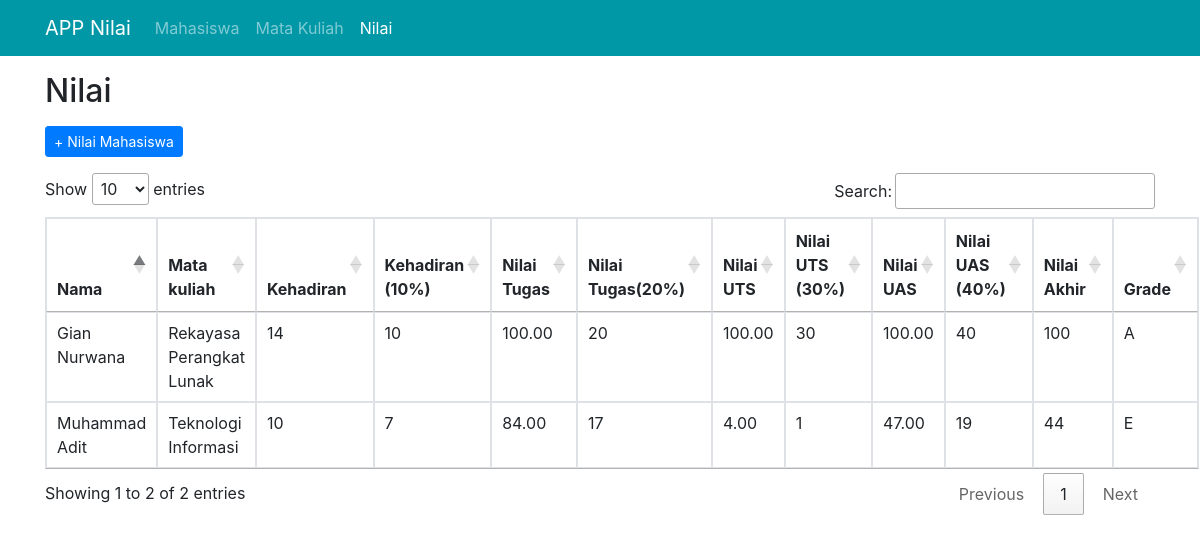
Screenshot of /index.php/nilai with the database file from the repository.
### tables this page shows
CREATE TABLE `nilai_mahasiswa` (
  `id` int NOT NULL,
  `id_mahasiswa` int DEFAULT NULL,
  `id_mata_kuliah` int DEFAULT NULL,
  `kehadiran` int DEFAULT NULL,
  `nilai_tugas` decimal(10,2) DEFAULT NULL,
  `nilai_uts` decimal(10,2) DEFAULT NULL,
  `nilai_uas` decimal(10,2) DEFAULT NULL,
  `nilai_akhir` decimal(10,2) DEFAULT NULL,
  `grade` varchar(2) DEFAULT NULL
);

CREATE TABLE `mahasiswa` (
  `id` int NOT NULL,
  `nama` varchar(100) NOT NULL,
  `nim` varchar(20) NOT NULL,
  `jurusan` varchar(50) NOT NULL,
  `no_hp` varchar(20) NOT NULL
);

CREATE TABLE `mata_kuliah` (
  `id` int NOT NULL,
  `kode` varchar(50) NOT NULL,
  `nama` varchar(50) NOT NULL
);

### application/controllers/Nilai.php (called while the page is built, shortened)
<?php
class Nilai extends CI_Controller
{
	public function __construct()
	{
		$this->load->model('mahasiswa_model');
		$this->load->model('mata_kuliah_model');
		$this->load->model('nilai_model');
	}
	public function index()
	{
		$data['all_nilai'] = $this->nilai_model->get();
		$this->load->view('nilai/index', $data);
	}
}

### index.php (called while the page is built, shortened)
<?php
require_once BASEPATH.'core/CodeIgniter.php';

### application/models/Nilai_model.php (called while the page is built, shortened)
<?php
class Nilai_model extends CI_Model
{
	protected $table = 'nilai_mahasiswa';
	public function get()
	{
		return $this->db->select('mahasiswa.nama, mata_kuliah.nama as matkul, nilai_mahasiswa.*')
			->join('mahasiswa', 'mahasiswa.id = nilai_mahasiswa.id_mahasiswa')
			->join('mata_kuliah', 'mata_kuliah.id = nilai_mahasiswa.id_mata_kuliah')
			->get($this->table)->result_array();
	}
}

### application/views/nilai/index.php (the view, shortened to what this page needs)
<!doctype html>
<html lang="en">
<head>
	<link rel="stylesheet" href="https://cdn.jsdelivr.net/npm/bootstrap@4.6.2/dist/css/bootstrap.min.css">
	<link rel="stylesheet" href="https://cdn.datatables.net/1.13.1/css/jquery.dataTables.min.css">
</head>
<body>
	<?php $this->load->view('partials/navbar') ?>
	<div class="container">
		<div class="mb-3">
			<h2 class="my-3">Nilai</h2>
			<a href="<?= base_url('nilai/create') ?>" class="btn btn-primary btn-sm">+ Nilai Mahasiswa</a>
		</div>
		<table class="table table-bordered" style="min-width: 100%;">
			<thead>
				<tr>
					<th>Nama</th>
					<th>Mata kuliah</th>
					<th>Kehadiran</th>
					<th>Kehadiran (10%)</th>
					<th>Nilai Tugas</th>
					<th>Nilai Tugas(20%)</th>
					<th>Nilai UTS</th>
					<th>Nilai UTS (30%)</th>
					<th>Nilai UAS</th>
					<th>Nilai UAS (40%)</th>
					<th>Nilai Akhir</th>
					<th>Grade</th>
				</tr>
			</thead>
			<tbody>
				<?php foreach ($all_nilai as $nilai) : ?>
					<tr>
						<td><?= $nilai['nama'] ?></td>
						<td><?= $nilai['matkul'] ?></td>
						<td><?= $nilai['kehadiran'] ?></td>
						<td><?= round(($nilai['kehadiran'] / 14) * 100 * 0.1) ?></td>
						<td><?= $nilai['nilai_tugas'] ?></td>
						<td><?= round($nilai['nilai_tugas'] * 0.2) ?></td>
						<td><?= $nilai['nilai_uts'] ?></td>
						<td><?= round($nilai['nilai_uts'] * 0.3) ?></td>
						<td><?= $nilai['nilai_uas'] ?></td>
						<td><?= round($nilai['nilai_uas'] * 0.4) ?></td>
						<td><?= round($nilai['nilai_akhir']) ?></td>
						<td><?= $nilai['grade'] ?></td>
					</tr>
				<?php endforeach; ?>
			</tbody>
		</table>
	</div>
</body>
</html>

### application/views/partials/navbar.php (shortened to what this page needs)
<nav class="navbar navbar-expand-lg navbar-dark mb-3" style="background-color: #0097a7;">
	<div class="container">
		<a class="navbar-brand" href="/">APP Nilai</a>
		<div class="collapse navbar-collapse" id="navbarNavAltMarkup">
			<div class="navbar-nav">
				<a class="nav-link <?= $this->uri->segment(1) == 'mahasiswa' ? 'active' : '' ?>" href="<?= base_url('mahasiswa') ?>">Mahasiswa</span></a>
				<a class="nav-link <?= $this->uri->segment(1) == 'mata-kuliah' ? 'active' : '' ?>" href="<?= base_url('mata-kuliah') ?>">Mata Kuliah</a>
				<a class="nav-link <?= $this->uri->segment(1) == 'nilai' ? 'active' : '' ?>" href="<?= base_url('nilai') ?>">Nilai</a>
			</div>
		</div>
	</div>
</nav>

### rows the page displays
nilai_mahasiswa: id_mahasiswa.nama "Muhammad Adit", id_mata_kuliah.nama "Teknologi Informasi", kehadiran "10", ($nilai['kehadiran']/14)*100*0.1 "7", nilai_tugas "84.00", $nilai['nilai_tugas']*0.2 "17", nilai_uts "4.00", $nilai['nilai_uts']*0.3 "1", nilai_uas "47.00", $nilai['nilai_uas']*0.4 "19", nilai_akhir "44", grade "E"
nilai_mahasiswa: id_mahasiswa.nama "Gian Nurwana", id_mata_kuliah.nama "Rekayasa Perangkat Lunak", kehadiran "14", ($nilai['kehadiran']/14)*100*0.1 "10", nilai_tugas "100.00", $nilai['nilai_tugas']*0.2 "20", nilai_uts "100.00", $nilai['nilai_uts']*0.3 "30", nilai_uas "100.00", $nilai['nilai_uas']*0.4 "40", nilai_akhir "100", grade "A"
